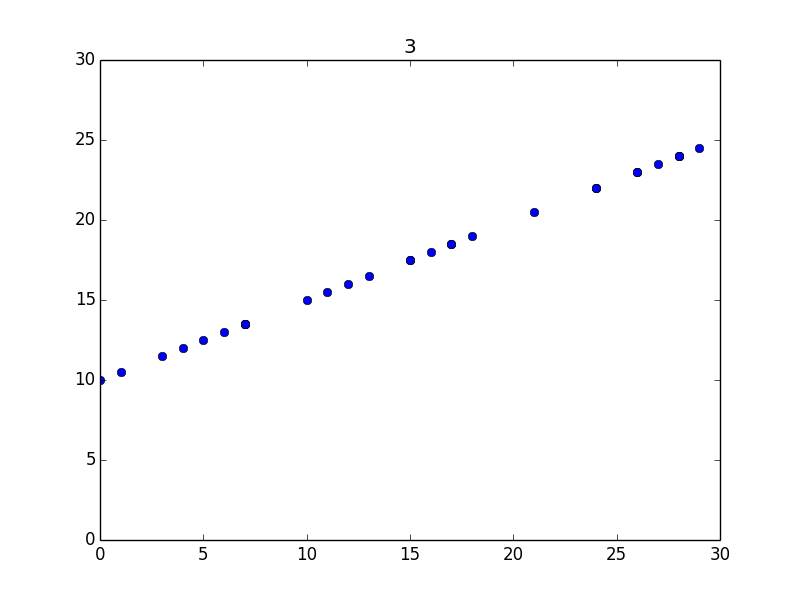

The Python source for this figure:
from pylab import *
import random

x = [None] * 30
y = [None] * 30
a = 0.5
b = 10
for i in range(30):
    x[i] = random.randrange(0, 30)
    y[i] = a * x[i] + b


plot(x, y, 'o')
title('3')
xlim(0, 30)
ylim(0, 30)
show()
